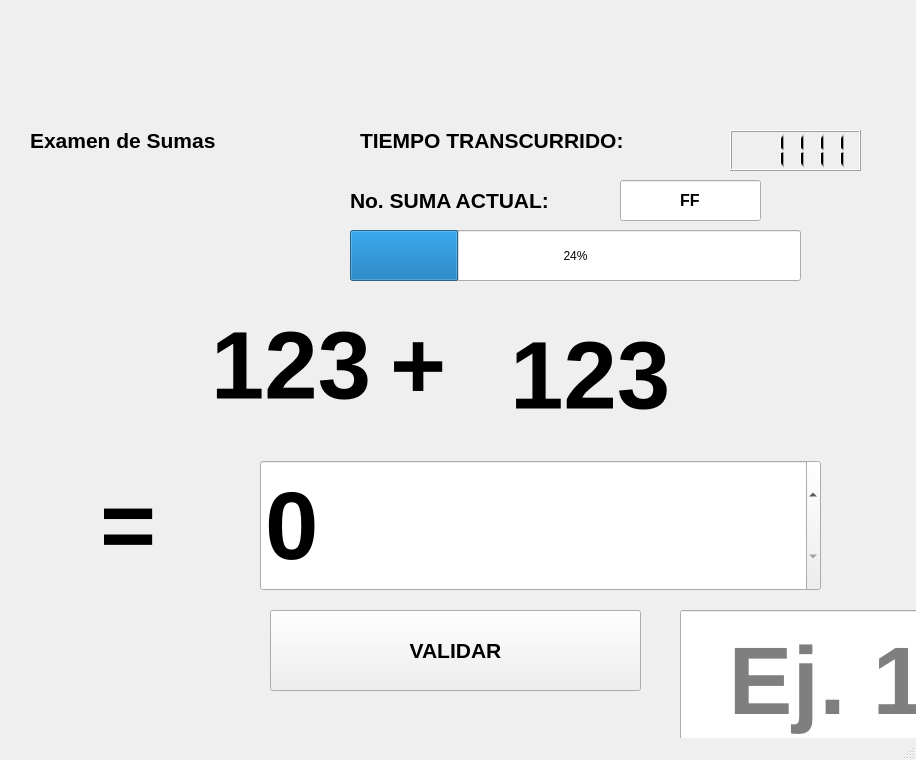
<?xml version="1.0" encoding="UTF-8"?>
<ui version="4.0">
 <class>MainWindow</class>
 <widget class="QMainWindow" name="MainWindow">
  <property name="geometry">
   <rect>
    <x>0</x>
    <y>0</y>
    <width>916</width>
    <height>760</height>
   </rect>
  </property>
  <property name="windowTitle">
   <string>MainWindow</string>
  </property>
  <widget class="QWidget" name="centralwidget">
   <widget class="QLabel" name="label">
    <property name="geometry">
     <rect>
      <x>30</x>
      <y>120</y>
      <width>381</width>
      <height>41</height>
     </rect>
    </property>
    <property name="font">
     <font>
      <pointsize>16</pointsize>
      <weight>75</weight>
      <bold>true</bold>
     </font>
    </property>
    <property name="text">
     <string>Examen de Sumas</string>
    </property>
   </widget>
   <widget class="QLabel" name="label_3">
    <property name="geometry">
     <rect>
      <x>20</x>
      <y>20</y>
      <width>231</width>
      <height>91</height>
     </rect>
    </property>
    <property name="text">
     <string/>
    </property>
    <property name="pixmap">
     <pixmap resource="archivo_recursos.qrc">:/Intro/UAT-Logotipo202.png</pixmap>
    </property>
    <property name="scaledContents">
     <bool>true</bool>
    </property>
   </widget>
   <widget class="QLabel" name="label_4">
    <property name="geometry">
     <rect>
      <x>610</x>
      <y>10</y>
      <width>231</width>
      <height>91</height>
     </rect>
    </property>
    <property name="text">
     <string/>
    </property>
    <property name="pixmap">
     <pixmap resource="archivo_recursos.qrc">:/Intro/FI_LOGO.png</pixmap>
    </property>
    <property name="scaledContents">
     <bool>true</bool>
    </property>
   </widget>
   <widget class="QPushButton" name="btn_validar">
    <property name="geometry">
     <rect>
      <x>270</x>
      <y>610</y>
      <width>371</width>
      <height>81</height>
     </rect>
    </property>
    <property name="font">
     <font>
      <pointsize>16</pointsize>
      <weight>75</weight>
      <bold>true</bold>
     </font>
    </property>
    <property name="text">
     <string>VALIDAR</string>
    </property>
   </widget>
   <widget class="QLabel" name="txt_val1">
    <property name="geometry">
     <rect>
      <x>130</x>
      <y>300</y>
      <width>241</width>
      <height>131</height>
     </rect>
    </property>
    <property name="font">
     <font>
      <pointsize>72</pointsize>
      <weight>75</weight>
      <bold>true</bold>
     </font>
    </property>
    <property name="text">
     <string>123</string>
    </property>
    <property name="alignment">
     <set>Qt::AlignRight|Qt::AlignTrailing|Qt::AlignVCenter</set>
    </property>
   </widget>
   <widget class="QLabel" name="label_5">
    <property name="geometry">
     <rect>
      <x>390</x>
      <y>300</y>
      <width>101</width>
      <height>131</height>
     </rect>
    </property>
    <property name="font">
     <font>
      <pointsize>72</pointsize>
      <weight>75</weight>
      <bold>true</bold>
     </font>
    </property>
    <property name="text">
     <string>+</string>
    </property>
   </widget>
   <widget class="QLabel" name="txt_val2">
    <property name="geometry">
     <rect>
      <x>510</x>
      <y>310</y>
      <width>241</width>
      <height>131</height>
     </rect>
    </property>
    <property name="font">
     <font>
      <pointsize>72</pointsize>
      <weight>75</weight>
      <bold>true</bold>
     </font>
    </property>
    <property name="text">
     <string>123</string>
    </property>
   </widget>
   <widget class="QLabel" name="label_7">
    <property name="geometry">
     <rect>
      <x>100</x>
      <y>460</y>
      <width>101</width>
      <height>131</height>
     </rect>
    </property>
    <property name="font">
     <font>
      <pointsize>72</pointsize>
      <weight>75</weight>
      <bold>true</bold>
     </font>
    </property>
    <property name="text">
     <string>=</string>
    </property>
   </widget>
   <widget class="QLineEdit" name="txt_resultado_anterior">
    <property name="geometry">
     <rect>
      <x>680</x>
      <y>610</y>
      <width>401</width>
      <height>141</height>
     </rect>
    </property>
    <property name="font">
     <font>
      <pointsize>72</pointsize>
      <weight>75</weight>
      <bold>true</bold>
     </font>
    </property>
    <property name="toolTip">
     <string>Coloca el resultado en la caja</string>
    </property>
    <property name="statusTip">
     <string>Ingresa el resultado de la suma</string>
    </property>
    <property name="text">
     <string/>
    </property>
    <property name="alignment">
     <set>Qt::AlignCenter</set>
    </property>
    <property name="placeholderText">
     <string>Ej. 120</string>
    </property>
   </widget>
   <widget class="QLabel" name="label_8">
    <property name="geometry">
     <rect>
      <x>350</x>
      <y>180</y>
      <width>261</width>
      <height>41</height>
     </rect>
    </property>
    <property name="font">
     <font>
      <pointsize>16</pointsize>
      <weight>75</weight>
      <bold>true</bold>
     </font>
    </property>
    <property name="text">
     <string>No. SUMA ACTUAL:</string>
    </property>
   </widget>
   <widget class="QLabel" name="label_9">
    <property name="geometry">
     <rect>
      <x>360</x>
      <y>120</y>
      <width>351</width>
      <height>41</height>
     </rect>
    </property>
    <property name="font">
     <font>
      <pointsize>16</pointsize>
      <weight>75</weight>
      <bold>true</bold>
     </font>
    </property>
    <property name="text">
     <string>TIEMPO TRANSCURRIDO:</string>
    </property>
   </widget>
   <widget class="QLineEdit" name="txt_suma_actual">
    <property name="geometry">
     <rect>
      <x>620</x>
      <y>180</y>
      <width>141</width>
      <height>41</height>
     </rect>
    </property>
    <property name="font">
     <font>
      <pointsize>12</pointsize>
      <weight>75</weight>
      <bold>true</bold>
     </font>
    </property>
    <property name="text">
     <string>FF</string>
    </property>
    <property name="alignment">
     <set>Qt::AlignCenter</set>
    </property>
   </widget>
   <widget class="QLCDNumber" name="txt_tiempo_transcurrid">
    <property name="geometry">
     <rect>
      <x>730</x>
      <y>130</y>
      <width>131</width>
      <height>41</height>
     </rect>
    </property>
    <property name="value" stdset="0">
     <double>1111.000000000000000</double>
    </property>
   </widget>
   <widget class="QProgressBar" name="progressBar">
    <property name="geometry">
     <rect>
      <x>350</x>
      <y>230</y>
      <width>451</width>
      <height>51</height>
     </rect>
    </property>
    <property name="value">
     <number>24</number>
    </property>
   </widget>
   <widget class="QSpinBox" name="txt_resultado">
    <property name="geometry">
     <rect>
      <x>260</x>
      <y>460</y>
      <width>561</width>
      <height>131</height>
     </rect>
    </property>
    <property name="font">
     <font>
      <pointsize>72</pointsize>
      <weight>75</weight>
      <bold>true</bold>
     </font>
    </property>
   </widget>
  </widget>
  <widget class="QMenuBar" name="menubar">
   <property name="geometry">
    <rect>
     <x>0</x>
     <y>0</y>
     <width>916</width>
     <height>26</height>
    </rect>
   </property>
  </widget>
  <widget class="QStatusBar" name="statusbar"/>
 </widget>
 <resources>
  <include location="archivo_recursos.qrc"/>
 </resources>
 <connections/>
</ui>
